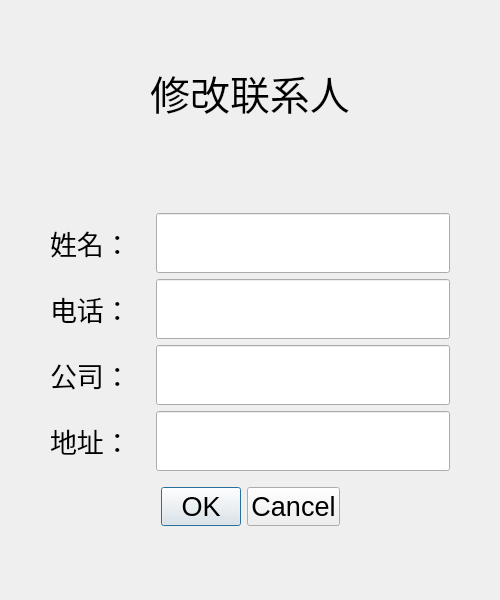
<?xml version="1.0" encoding="UTF-8"?>
<ui version="4.0">
 <class>editDialog</class>
 <widget class="QDialog" name="editDialog">
  <property name="geometry">
   <rect>
    <x>0</x>
    <y>0</y>
    <width>500</width>
    <height>600</height>
   </rect>
  </property>
  <property name="windowTitle">
   <string>Dialog</string>
  </property>
  <layout class="QGridLayout" name="gridLayout_4">
   <item row="0" column="1">
    <spacer name="verticalSpacer_3">
     <property name="orientation">
      <enum>Qt::Vertical</enum>
     </property>
     <property name="sizeHint" stdset="0">
      <size>
       <width>13</width>
       <height>38</height>
      </size>
     </property>
    </spacer>
   </item>
   <item row="1" column="0">
    <spacer name="horizontalSpacer">
     <property name="orientation">
      <enum>Qt::Horizontal</enum>
     </property>
     <property name="sizeHint" stdset="0">
      <size>
       <width>1</width>
       <height>20</height>
      </size>
     </property>
    </spacer>
   </item>
   <item row="1" column="1">
    <layout class="QGridLayout" name="gridLayout_3">
     <item row="0" column="0">
      <layout class="QVBoxLayout" name="verticalLayout">
       <item>
        <widget class="QLabel" name="label_5">
         <property name="minimumSize">
          <size>
           <width>400</width>
           <height>60</height>
          </size>
         </property>
         <property name="font">
          <font>
           <pointsize>30</pointsize>
          </font>
         </property>
         <property name="text">
          <string>&lt;html&gt;&lt;head/&gt;&lt;body&gt;&lt;p align=&quot;center&quot;&gt;修改联系人&lt;/p&gt;&lt;/body&gt;&lt;/html&gt;</string>
         </property>
        </widget>
       </item>
       <item>
        <widget class="QLabel" name="label_6">
         <property name="minimumSize">
          <size>
           <width>400</width>
           <height>60</height>
          </size>
         </property>
         <property name="text">
          <string/>
         </property>
        </widget>
       </item>
      </layout>
     </item>
     <item row="1" column="0">
      <spacer name="verticalSpacer_2">
       <property name="orientation">
        <enum>Qt::Vertical</enum>
       </property>
       <property name="sizeHint" stdset="0">
        <size>
         <width>18</width>
         <height>18</height>
        </size>
       </property>
      </spacer>
     </item>
     <item row="2" column="0">
      <layout class="QGridLayout" name="gridLayout_2">
       <item row="0" column="0">
        <layout class="QGridLayout" name="gridLayout">
         <item row="1" column="0">
          <layout class="QHBoxLayout" name="horizontalLayout_2">
           <item>
            <widget class="QLabel" name="label_2">
             <property name="minimumSize">
              <size>
               <width>100</width>
               <height>60</height>
              </size>
             </property>
             <property name="font">
              <font>
               <pointsize>20</pointsize>
              </font>
             </property>
             <property name="text">
              <string>电话：</string>
             </property>
            </widget>
           </item>
           <item>
            <widget class="QLineEdit" name="tellineEdit">
             <property name="minimumSize">
              <size>
               <width>150</width>
               <height>60</height>
              </size>
             </property>
             <property name="font">
              <font>
               <pointsize>15</pointsize>
              </font>
             </property>
            </widget>
           </item>
          </layout>
         </item>
         <item row="3" column="0">
          <layout class="QHBoxLayout" name="horizontalLayout_4">
           <item>
            <widget class="QLabel" name="label_4">
             <property name="minimumSize">
              <size>
               <width>100</width>
               <height>60</height>
              </size>
             </property>
             <property name="font">
              <font>
               <pointsize>20</pointsize>
              </font>
             </property>
             <property name="text">
              <string>地址：</string>
             </property>
            </widget>
           </item>
           <item>
            <widget class="QLineEdit" name="addrlineEdit">
             <property name="minimumSize">
              <size>
               <width>150</width>
               <height>60</height>
              </size>
             </property>
             <property name="font">
              <font>
               <pointsize>15</pointsize>
              </font>
             </property>
            </widget>
           </item>
          </layout>
         </item>
         <item row="0" column="0">
          <layout class="QHBoxLayout" name="horizontalLayout">
           <item>
            <widget class="QLabel" name="label">
             <property name="minimumSize">
              <size>
               <width>100</width>
               <height>60</height>
              </size>
             </property>
             <property name="font">
              <font>
               <pointsize>20</pointsize>
              </font>
             </property>
             <property name="text">
              <string>姓名：</string>
             </property>
            </widget>
           </item>
           <item>
            <widget class="QLineEdit" name="namelineEdit">
             <property name="minimumSize">
              <size>
               <width>150</width>
               <height>60</height>
              </size>
             </property>
             <property name="font">
              <font>
               <pointsize>15</pointsize>
              </font>
             </property>
            </widget>
           </item>
          </layout>
         </item>
         <item row="2" column="0">
          <layout class="QHBoxLayout" name="horizontalLayout_3">
           <item>
            <widget class="QLabel" name="label_3">
             <property name="minimumSize">
              <size>
               <width>100</width>
               <height>60</height>
              </size>
             </property>
             <property name="font">
              <font>
               <pointsize>20</pointsize>
              </font>
             </property>
             <property name="text">
              <string>公司：</string>
             </property>
            </widget>
           </item>
           <item>
            <widget class="QLineEdit" name="complineEdit">
             <property name="minimumSize">
              <size>
               <width>150</width>
               <height>60</height>
              </size>
             </property>
             <property name="font">
              <font>
               <pointsize>15</pointsize>
              </font>
             </property>
            </widget>
           </item>
          </layout>
         </item>
        </layout>
       </item>
       <item row="1" column="0">
        <widget class="QDialogButtonBox" name="buttonBox">
         <property name="minimumSize">
          <size>
           <width>250</width>
           <height>60</height>
          </size>
         </property>
         <property name="font">
          <font>
           <pointsize>20</pointsize>
          </font>
         </property>
         <property name="layoutDirection">
          <enum>Qt::LeftToRight</enum>
         </property>
         <property name="orientation">
          <enum>Qt::Horizontal</enum>
         </property>
         <property name="standardButtons">
          <set>QDialogButtonBox::Cancel|QDialogButtonBox::Ok</set>
         </property>
         <property name="centerButtons">
          <bool>true</bool>
         </property>
        </widget>
       </item>
      </layout>
     </item>
    </layout>
   </item>
   <item row="1" column="2">
    <spacer name="horizontalSpacer_2">
     <property name="orientation">
      <enum>Qt::Horizontal</enum>
     </property>
     <property name="sizeHint" stdset="0">
      <size>
       <width>0</width>
       <height>17</height>
      </size>
     </property>
    </spacer>
   </item>
   <item row="2" column="1">
    <spacer name="verticalSpacer">
     <property name="orientation">
      <enum>Qt::Vertical</enum>
     </property>
     <property name="sizeHint" stdset="0">
      <size>
       <width>17</width>
       <height>38</height>
      </size>
     </property>
    </spacer>
   </item>
  </layout>
 </widget>
 <resources/>
 <connections>
  <connection>
   <sender>buttonBox</sender>
   <signal>accepted()</signal>
   <receiver>editDialog</receiver>
   <slot>accept()</slot>
   <hints>
    <hint type="sourcelabel">
     <x>248</x>
     <y>254</y>
    </hint>
    <hint type="destinationlabel">
     <x>157</x>
     <y>274</y>
    </hint>
   </hints>
  </connection>
  <connection>
   <sender>buttonBox</sender>
   <signal>rejected()</signal>
   <receiver>editDialog</receiver>
   <slot>reject()</slot>
   <hints>
    <hint type="sourcelabel">
     <x>316</x>
     <y>260</y>
    </hint>
    <hint type="destinationlabel">
     <x>286</x>
     <y>274</y>
    </hint>
   </hints>
  </connection>
 </connections>
</ui>
